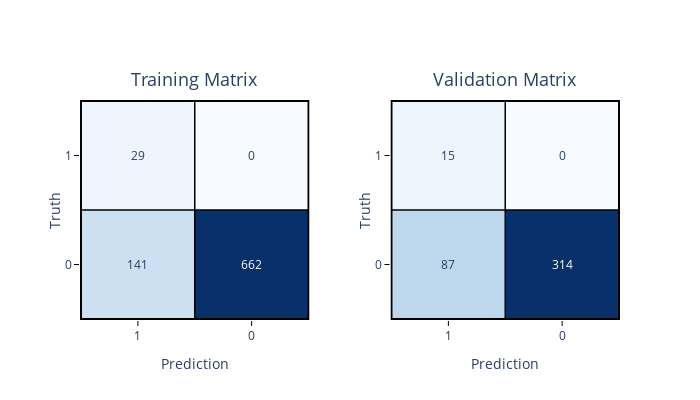

Here is the notebook cell this chart was saved with:
### Code cell
from eppi_text_classification import binary_train_valid_confusion_plotly

binary_train_valid_confusion_plotly(
    y_train,
    y_train_pred,
    y_test,
    y_test_pred,
    postive_label="Included",
    negative_label="Excluded",
)

### Figure 1 — Plotly figure (JSON) as saved in the notebook; plotly's stock layout.template omitted (floating-point values rounded to 4 significant figures)
{"data": [{"colorscale": [[0, "rgb(247,251,255)"], [0.125, "rgb(222,235,247)"], [0.25, "rgb(198,219,239)"], [0.375, "rgb(158,202,225)"], [0.5, "rgb(107,174,214)"], [0.625, "rgb(66,146,198)"], [0.75, "rgb(33,113,181)"], [0.875, "rgb(8,81,156)"], [1, "rgb(8,48,107)"]], "hoverinfo": "text", "showscale": false, "text": [["Truth: Excluded<br>Prediction: Included<br>Total: 141", "Truth: Excluded<br>Prediction: Excluded<br>Total: 662"], ["Truth: Included<br>Prediction: Included<br>Total: 29", "Truth: Included<br>Prediction: Excluded<br>Total: 0"]], "type": "heatmap", "x": ["0", "1"], "xaxis": "x", "y": ["0", "1"], "yaxis": "y", "z": [[141, 662], [29, 0]]}, {"colorscale": [[0, "rgb(247,251,255)"], [0.125, "rgb(222,235,247)"], [0.25, "rgb(198,219,239)"], [0.375, "rgb(158,202,225)"], [0.5, "rgb(107,174,214)"], [0.625, "rgb(66,146,198)"], [0.75, "rgb(33,113,181)"], [0.875, "rgb(8,81,156)"], [1, "rgb(8,48,107)"]], "hoverinfo": "text", "showscale": false, "text": [["Truth: Excluded<br>Prediction: Included<br>Total: 87", "Truth: Excluded<br>Prediction: Excluded<br>Total: 314"], ["Truth: Included<br>Prediction: Included<br>Total: 15", "Truth: Included<br>Prediction: Excluded<br>Total: 0"]], "type": "heatmap", "x": ["0", "1"], "xaxis": "x2", "y": ["0", "1"], "yaxis": "y2", "z": [[87, 314], [15, 0]]}], "layout": {"annotations": [{"font": {"size": 18}, "showarrow": false, "text": "Training Matrix", "x": 0.2125, "xanchor": "center", "xref": "paper", "y": 1.03, "yanchor": "bottom", "yref": "paper"}, {"font": {"size": 18}, "showarrow": false, "text": "Validation Matrix", "x": 0.7875, "xanchor": "center", "xref": "paper", "y": 1.03, "yanchor": "bottom", "yref": "paper"}, {"font": {"color": "dark blue"}, "showarrow": false, "text": "141", "x": "0", "xref": "x", "y": "0", "yref": "y"}, {"font": {"color": "white"}, "showarrow": false, "text": "662", "x": "1", "xref": "x", "y": "0", "yref": "y"}, {"font": {"color": "dark blue"}, "showarrow": false, "text": "29", "x": "0", "xref": "x", "y": "1", "yref": "y"}, {"font": {"color": "dark blue"}, "showarrow": false, "text": "0", "x": "1", "xref": "x", "y": "1", "yref": "y"}, {"font": {"color": "dark blue"}, "showarrow": false, "text": "87", "x": "0", "xref": "x2", "y": "0", "yref": "y2"}, {"font": {"color": "white"}, "showarrow": false, "text": "314", "x": "1", "xref": "x2", "y": "0", "yref": "y2"}, {"font": {"color": "dark blue"}, "showarrow": false, "text": "15", "x": "0", "xref": "x2", "y": "1", "yref": "y2"}, {"font": {"color": "dark blue"}, "showarrow": false, "text": "0", "x": "1", "xref": "x2", "y": "1", "yref": "y2"}], "autosize": false, "height": 400, "shapes": [{"line": {"color": "black", "width": 2}, "type": "rect", "x0": -0.5, "x1": 1.5, "xref": "x", "y0": -0.5, "y1": 1.5, "yref": "y"}, {"line": {"color": "black", "width": 1.5}, "type": "line", "x0": -0.5, "x1": 1.5, "xref": "x", "y0": 0.5, "y1": 0.5, "yref": "y"}, {"line": {"color": "black", "width": 1.5}, "type": "line", "x0": 0.5, "x1": 0.5, "xref": "x", "y0": -0.5, "y1": 1.5, "yref": "y"}, {"line": {"color": "black", "width": 2}, "type": "rect", "x0": -0.5, "x1": 1.5, "xref": "x2", "y0": -0.5, "y1": 1.5, "yref": "y2"}, {"line": {"color": "black", "width": 1.5}, "type": "line", "x0": -0.5, "x1": 1.5, "xref": "x2", "y0": 0.5, "y1": 0.5, "yref": "y2"}, {"line": {"color": "black", "width": 1.5}, "type": "line", "x0": 0.5, "x1": 0.5, "xref": "x2", "y0": -0.5, "y1": 1.5, "yref": "y2"}], "width": 700, "xaxis": {"anchor": "y", "domain": [0, 0.425], "mirror": true, "tickcolor": "black", "ticklen": 5, "tickmode": "array", "ticks": "outside", "ticktext": ["1", "0"], "tickvals": [0, 1], "tickwidth": 1, "title": {"text": "Prediction"}}, "xaxis2": {"anchor": "y2", "domain": [0.575, 1], "mirror": true, "tickcolor": "black", "ticklen": 5, "tickmode": "array", "ticks": "outside", "ticktext": ["1", "0"], "tickvals": [0, 1], "tickwidth": 1, "title": {"text": "Prediction"}}, "yaxis": {"anchor": "x", "domain": [0, 1], "mirror": true, "tickcolor": "black", "ticklen": 5, "tickmode": "array", "ticks": "outside", "ticktext": ["0", "1"], "tickvals": [0, 1], "tickwidth": 1, "title": {"standoff": 0.3, "text": "Truth"}}, "yaxis2": {"anchor": "x2", "domain": [0, 1], "mirror": true, "tickcolor": "black", "ticklen": 5, "tickmode": "array", "ticks": "outside", "ticktext": ["0", "1"], "tickvals": [0, 1], "tickwidth": 1, "title": {"standoff": 0.3, "text": "Truth"}}}}
